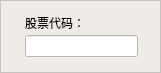
<?xml version="1.0" encoding="UTF-8"?>
<ui version="4.0">
 <class>DlgAddStock</class>
 <widget class="QDialog" name="DlgAddStock">
  <property name="geometry">
   <rect>
    <x>0</x>
    <y>0</y>
    <width>161</width>
    <height>73</height>
   </rect>
  </property>
  <property name="font">
   <font>
    <family>Microsoft YaHei</family>
   </font>
  </property>
  <property name="windowTitle">
   <string>添加股票</string>
  </property>
  <property name="styleSheet">
   <string notr="true">background-color: rgb(199, 196, 193);</string>
  </property>
  <layout class="QGridLayout" name="gridLayout">
   <property name="leftMargin">
    <number>1</number>
   </property>
   <property name="topMargin">
    <number>1</number>
   </property>
   <property name="rightMargin">
    <number>1</number>
   </property>
   <property name="bottomMargin">
    <number>1</number>
   </property>
   <property name="spacing">
    <number>0</number>
   </property>
   <item row="0" column="0">
    <widget class="QWidget" name="widget" native="true">
     <property name="styleSheet">
      <string notr="true">background-color: rgb(239, 235, 231);</string>
     </property>
     <widget class="QLabel" name="label">
      <property name="geometry">
       <rect>
        <x>24</x>
        <y>14</y>
        <width>60</width>
        <height>16</height>
       </rect>
      </property>
      <property name="text">
       <string>股票代码：</string>
      </property>
     </widget>
     <widget class="QLineEdit" name="editCode">
      <property name="geometry">
       <rect>
        <x>24</x>
        <y>34</y>
        <width>113</width>
        <height>22</height>
       </rect>
      </property>
      <property name="toolTip">
       <string>代码格式:sh00001/sz399001</string>
      </property>
      <property name="styleSheet">
       <string notr="true">background-color: rgb(255, 255, 255);</string>
      </property>
     </widget>
    </widget>
   </item>
  </layout>
 </widget>
 <resources/>
 <connections/>
</ui>
